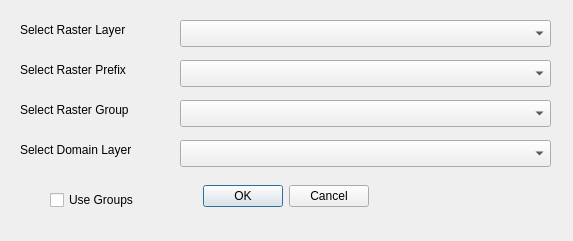
<?xml version="1.0" encoding="UTF-8"?>
<ui version="4.0">
 <class>CoastlineMaskerDialogBase</class>
 <widget class="QDialog" name="CoastlineMaskerDialogBase">
  <property name="geometry">
   <rect>
    <x>0</x>
    <y>0</y>
    <width>573</width>
    <height>241</height>
   </rect>
  </property>
  <property name="windowTitle">
   <string>Coastline Masker</string>
  </property>
  <widget class="QDialogButtonBox" name="button_box">
   <property name="geometry">
    <rect>
     <x>20</x>
     <y>180</y>
     <width>531</width>
     <height>32</height>
    </rect>
   </property>
   <property name="contextMenuPolicy">
    <enum>Qt::DefaultContextMenu</enum>
   </property>
   <property name="autoFillBackground">
    <bool>false</bool>
   </property>
   <property name="orientation">
    <enum>Qt::Horizontal</enum>
   </property>
   <property name="standardButtons">
    <set>QDialogButtonBox::Cancel|QDialogButtonBox::Ok</set>
   </property>
   <property name="centerButtons">
    <bool>true</bool>
   </property>
  </widget>
  <widget class="QComboBox" name="comboBox_rasterLayer">
   <property name="geometry">
    <rect>
     <x>180</x>
     <y>20</y>
     <width>371</width>
     <height>27</height>
    </rect>
   </property>
  </widget>
  <widget class="QLabel" name="label_selectLayer">
   <property name="geometry">
    <rect>
     <x>20</x>
     <y>20</y>
     <width>151</width>
     <height>20</height>
    </rect>
   </property>
   <property name="text">
    <string>Select Raster Layer</string>
   </property>
  </widget>
  <widget class="QLabel" name="label_domainLayer">
   <property name="geometry">
    <rect>
     <x>20</x>
     <y>140</y>
     <width>141</width>
     <height>20</height>
    </rect>
   </property>
   <property name="text">
    <string>Select Domain Layer</string>
   </property>
  </widget>
  <widget class="QComboBox" name="comboBox_domainLayer">
   <property name="geometry">
    <rect>
     <x>180</x>
     <y>140</y>
     <width>371</width>
     <height>27</height>
    </rect>
   </property>
  </widget>
  <widget class="QComboBox" name="comboBox_rasterGroup">
   <property name="geometry">
    <rect>
     <x>180</x>
     <y>100</y>
     <width>371</width>
     <height>27</height>
    </rect>
   </property>
  </widget>
  <widget class="QLabel" name="label_rasterGroup">
   <property name="geometry">
    <rect>
     <x>20</x>
     <y>100</y>
     <width>141</width>
     <height>20</height>
    </rect>
   </property>
   <property name="text">
    <string>Select Raster Group</string>
   </property>
  </widget>
  <widget class="QLabel" name="label_prefixLayer">
   <property name="geometry">
    <rect>
     <x>20</x>
     <y>60</y>
     <width>151</width>
     <height>20</height>
    </rect>
   </property>
   <property name="text">
    <string>Select Raster Prefix</string>
   </property>
  </widget>
  <widget class="QComboBox" name="comboBox_rasterPrefix">
   <property name="geometry">
    <rect>
     <x>180</x>
     <y>60</y>
     <width>371</width>
     <height>27</height>
    </rect>
   </property>
  </widget>
  <widget class="QCheckBox" name="checkBox_useGroups">
   <property name="geometry">
    <rect>
     <x>50</x>
     <y>190</y>
     <width>111</width>
     <height>20</height>
    </rect>
   </property>
   <property name="text">
    <string>Use Groups</string>
   </property>
  </widget>
 </widget>
 <resources/>
 <connections>
  <connection>
   <sender>button_box</sender>
   <signal>accepted()</signal>
   <receiver>CoastlineMaskerDialogBase</receiver>
   <slot>accept()</slot>
   <hints>
    <hint type="sourcelabel">
     <x>20</x>
     <y>20</y>
    </hint>
    <hint type="destinationlabel">
     <x>20</x>
     <y>20</y>
    </hint>
   </hints>
  </connection>
  <connection>
   <sender>button_box</sender>
   <signal>rejected()</signal>
   <receiver>CoastlineMaskerDialogBase</receiver>
   <slot>reject()</slot>
   <hints>
    <hint type="sourcelabel">
     <x>20</x>
     <y>20</y>
    </hint>
    <hint type="destinationlabel">
     <x>20</x>
     <y>20</y>
    </hint>
   </hints>
  </connection>
 </connections>
</ui>
